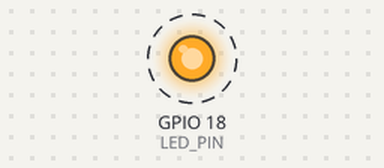
Recording of a sketch running on a simulated ESP32. Parts: output pins drawn as LEDs (lit = HIGH). Dashed ring = blinking. What the sketch prints to the serial monitor is not drawn.

Above: at 0.2 s.
Timing chart, 0 to 3.0 s (numbered marks = the images above):
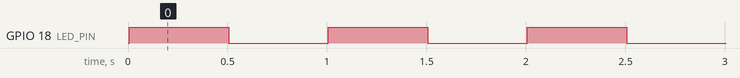

Measured:
- by itself, GPIO 18 (LED_PIN): alternates HIGH for 0.50 s and LOW for 0.50 s

The sketch:

step1_baseline.ino
```cpp
/*
 * CECS 460 Chapter 11 -- Step 1: Baseline Blink
 *
 * Goal: Blink an LED on GPIO 18 at exactly 1 Hz (50% duty cycle)
 *       using the simplest software approach possible.
 *
 * Hardware:
 *   - LED anode  -> GPIO 18 (through 330 Ohm current-limiting resistor)
 *   - LED cathode -> GND
 *
 * Your task:
 *   1. Flash this sketch to the ESP32.
 *   2. Open Serial Monitor at 115200 baud.
 *   3. Read the measured period and frequency printed each cycle.
 *   4. Record the frequency in the lesson.
 *
 * Nothing is wrong with this code. It just isn't perfect. Why?
 */

const int LED_PIN = 18;

unsigned long g_cycleStart = 0;

void setup() {
  pinMode(LED_PIN, OUTPUT);
  Serial.begin(115200);
  Serial.println("Step 1: Baseline 1 Hz blink -- open Serial Monitor at 115200 baud");
  Serial.println("Period (ms) and frequency (Hz) printed each full cycle.");
  // Use micros() for microsecond resolution -- millis() would round sub-ms
  // jitter away and hide the timing imprecision the lesson is about.
  g_cycleStart = micros();
}

void loop() {
  digitalWrite(LED_PIN, HIGH);
  delay(500);                    // 500 ms on
  digitalWrite(LED_PIN, LOW);
  delay(500);                    // 500 ms off

  // Measure the actual elapsed time for this full cycle in microseconds,
  // then convert to ms (with 3 decimals) so RTOS jitter is visible.
  unsigned long now = micros();
  unsigned long period_us = now - g_cycleStart;
  g_cycleStart = now;

  float period_ms = period_us / 1000.0f;
  float freq_hz   = 1000000.0f / (float)period_us;
  Serial.print("Period: ");
  Serial.print(period_ms, 3);
  Serial.print(" ms  |  Frequency: ");
  Serial.print(freq_hz, 4);
  Serial.println(" Hz");
}
```
